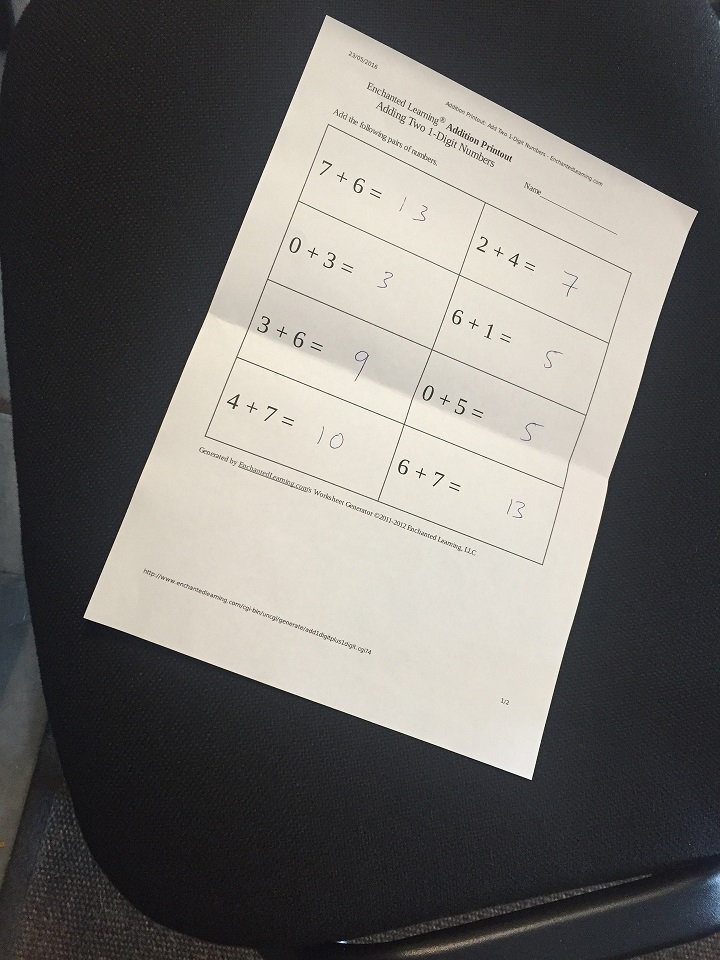
#> input picture images/scan.jpg, 720 x 960 px
$ python 18.Perspective_Transforms.py
#> lines starting #> are read from the running program, lines starting #| are printed output that depends on the picture; after the words box and inside, x2 and y2 are one past the last pixel; in counts of white or black regions, pixels touching at a corner belong together
import cv2
from matplotlib import pyplot as plt
import numpy as np

def imshow(title = "Image", image = None, size = 10):
    w, h = image.shape[0], image.shape[1]
    aspect_ratio = w/h
    plt.figure(figsize=(size * aspect_ratio,size))
    plt.imshow(cv2.cvtColor(image, cv2.COLOR_BGR2RGB))
    plt.title(title)
    plt.show()

image = cv2.imread('images/scan.jpg')
#> image is the input picture: shape (960, 720, 3); mean B, G, R 106.2, 109.5, 111.7

gray = cv2.cvtColor(image, cv2.COLOR_BGR2GRAY)

_,th2 = cv2.threshold(gray, 0, 255, cv2.THRESH_BINARY + cv2.THRESH_OTSU)
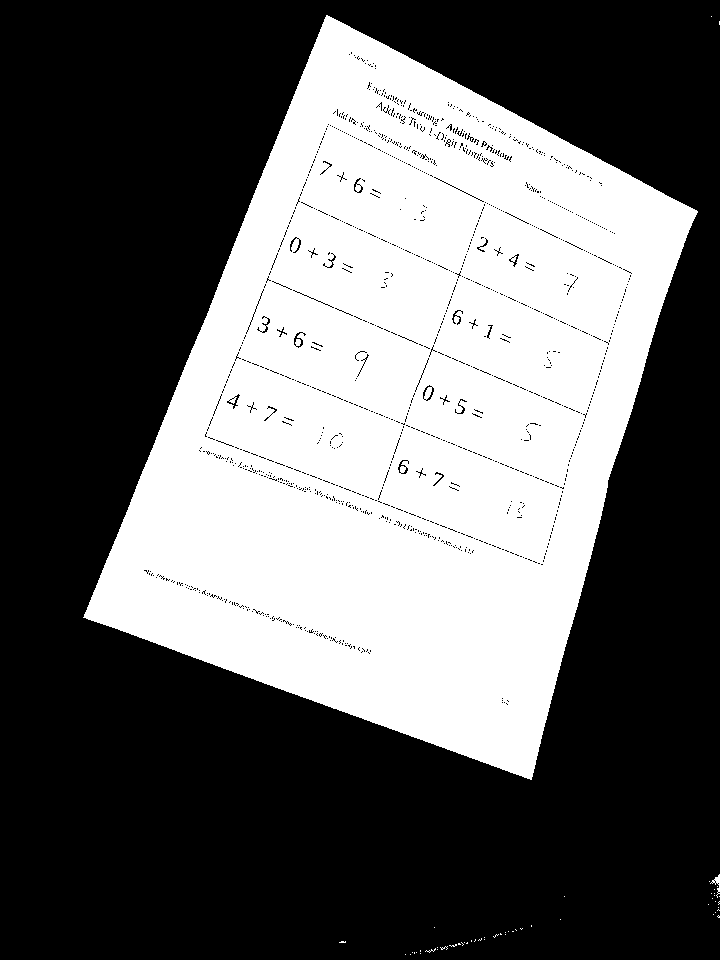
#> th2: shape (960, 720); 38.9% white; 54 white regions (52 under 20 px), largest, box (x1, y1, x2, y2) and area: (83, 15, 698, 780) 268820, (710, 874, 720, 898) 70
imshow('After thresholding', th2)

contours, hierarchy = cv2.findContours(th2, cv2.RETR_EXTERNAL, cv2.CHAIN_APPROX_SIMPLE)
#> contours = 54 contours, 52 with area under 20; largest, box (x1, y1, x2, y2) and area: (83, 15, 698, 780) 272586, (710, 874, 720, 898) 43

cv2.drawContours(image, contours, -1, (0,255,0), thickness=2)

imshow('Contour overlaid on original image', image)
#> call 2 of imshow, with title = 'Contour overlaid on original image', size = 10
#> in imshow (call 2), `plt.show()`:
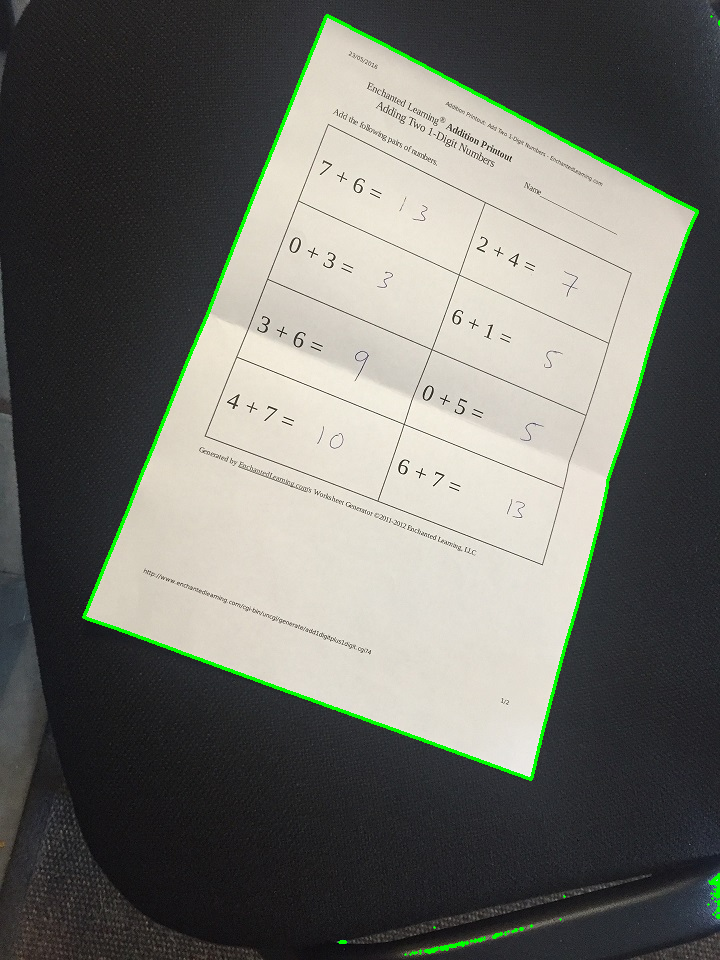
#> shown: shape (960, 720, 3); mean R, G, B 109.9, 110.7, 104.5

print("Number of Contours found = " + str(len(contours)))
#| Number of Contours found = 54
